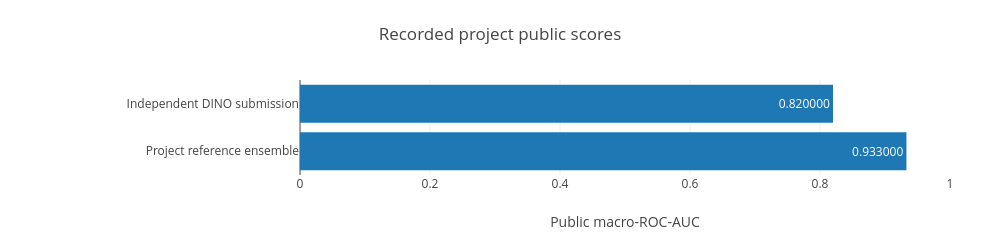

Here is the notebook cell this chart was saved with:
### Markdown cell above
## 1. Official score boundary

Leaderboard AUC and local grouped AUC are kept separate. The independently trained DINO branch now has an official score, with provenance kept separate from its local development evaluation.

### Code cell
L=D['leaderboard']
print('Stage-36 state:',candidate_state(L['stage36_public_auc'],L['reference_public_auc']))
evidence_chart('Recorded project public scores', ['Independent DINO submission', 'Project reference ensemble'],
               [L['stage36_public_auc'], L['reference_public_auc']], 'Public macro-ROC-AUC')

### Figure 1 — Plotly figure (JSON) as saved in the notebook; plotly's stock layout.template omitted (floating-point values rounded to 4 significant figures)
{"data": [{"orientation": "h", "text": ["0.820000", "0.933000"], "textposition": "auto", "type": "bar", "x": [0.82, 0.933], "y": ["Independent DINO submission", "Project reference ensemble"]}], "layout": {"height": 217, "margin": {"b": 65, "l": 300, "r": 50, "t": 80}, "showlegend": false, "title": {"text": "Recorded project public scores"}, "width": 1000, "xaxis": {"range": [0, 1.0], "title": {"text": "Public macro-ROC-AUC"}}, "yaxis": {"autorange": "reversed"}}}
